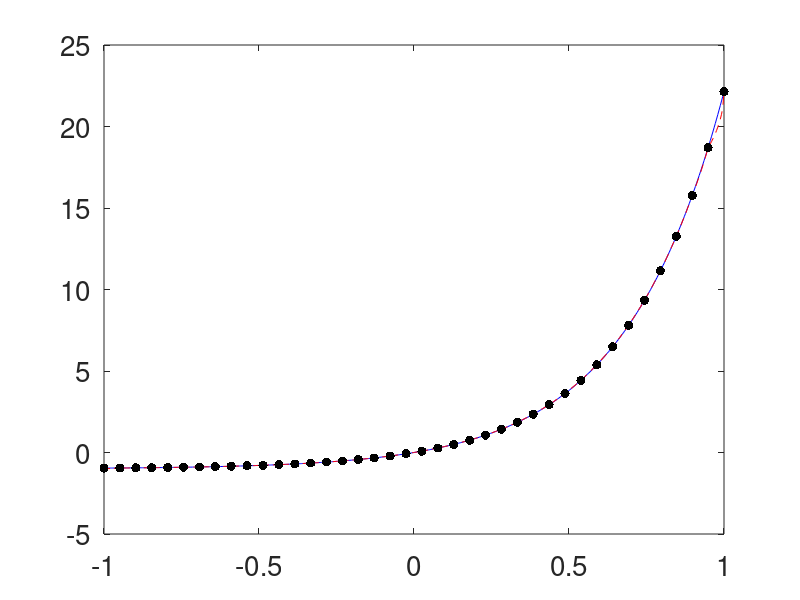

This figure's MATLAB source:
%Cones and Kernel Approximation for Guarantees
%% Preliminaries
clear all
close all
format compact
set(0,'defaultaxesfontsize',20,'defaulttextfontsize',20)
theta=pi;
testfun=@(x) exp(theta*x)-1;
%testfun=@(x) (x.^2/2-1/8).*(x>1/2);
tau=.1;
epsilon = 1e-2;

%% Kernel
a=.5;
%b=.9;
bp2 = @(x) x.^2-x+1/6;
bp4 = @(x) x.^4-2*x.^3+x.^2-1/30;
kernel=@(x,t) 1-a+a*6*(bp2(abs(bsxfun(@plus,acos(x),acos(t')))/(2*pi))+bp2(abs(bsxfun(@minus,acos(x),acos(t')))/(2*pi)));

%% Data and spline approximation
n=40
xnode=linspace(-1,1,n)';
Kmat=kernel(xnode,xnode);
condK=cond(Kmat)
y=testfun(xnode);
c=Kmat\y;
splinef=@(x) kernel(x,xnode)*c;

%% Plot of test function and spline
nplot=500;
xplot=linspace(-1,1,nplot)';
plot(xplot,testfun(xplot),'b-',...
    xplot,splinef(xplot),'r--',...
    xnode,y,'k.','markersize',20,...
    'linewidth',3)
ntest=1000;
xtest=linspace(-1,1,ntest)';

%% Root mean square error
error2=sqrt(mean((testfun(xtest)-splinef(xtest)).^2))
%error_sup=max(abs(testfun(xtest)-splinef(xtest)))
normHsplinef=sqrt(c'*y)
Ktildemat = (1-a)^2-12*a^2*(bp4(abs(bsxfun(@plus,acos(xnode),acos(xnode')))/(2*pi))+bp4(abs(bsxfun(@minus,acos(xnode),acos(xnode')))/(2*pi)));
condKtilde=cond(Ktildemat)
traceKK=trace(Ktildemat/Kmat)
Herrbd=sqrt(1-traceKK)

%% Algorithm 1 Stage 1
%normTsplinef=sqrt(c'*Ktildemat*c);
ErrBound = Herrbd*normHsplinef/(1-tau)
